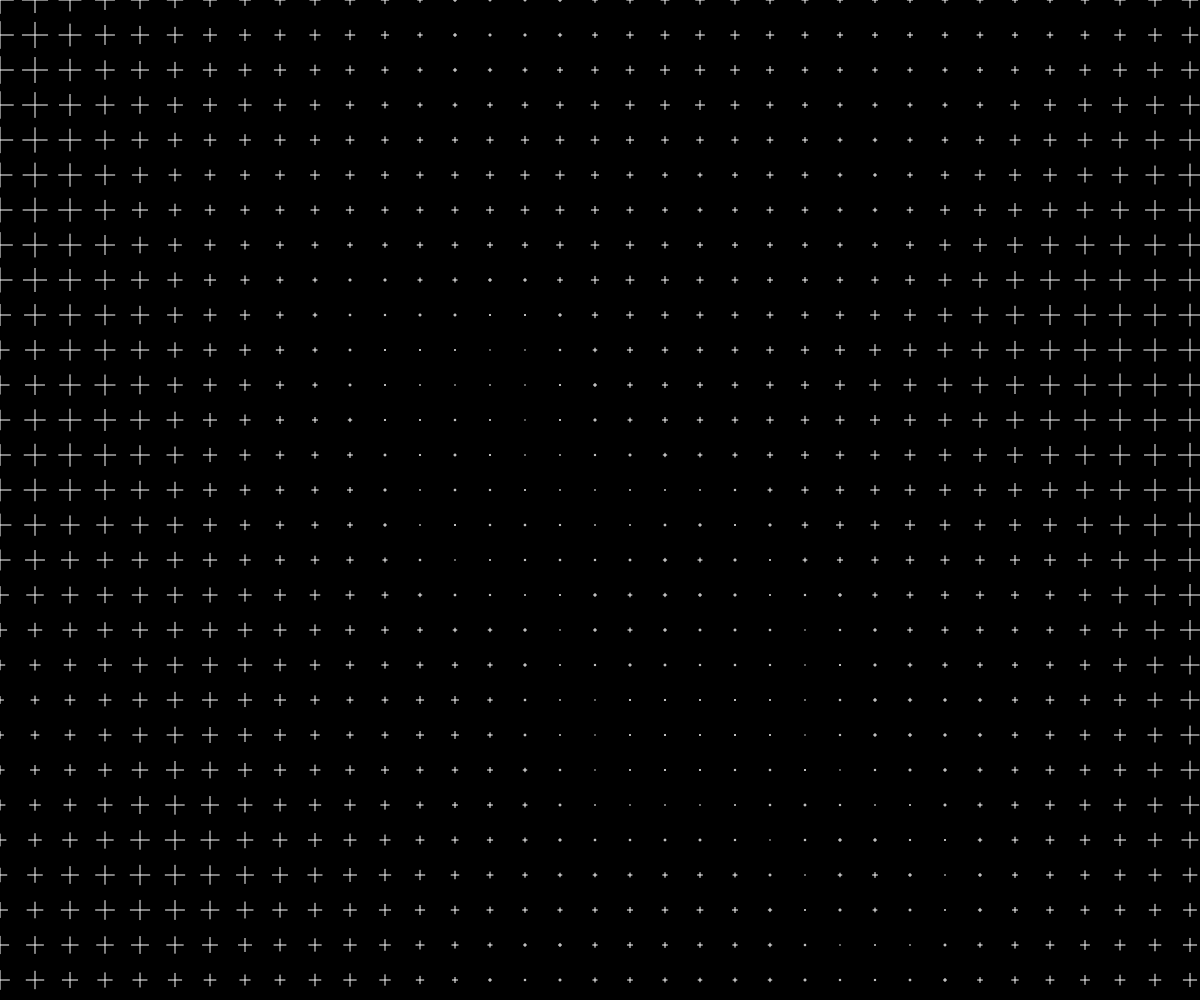
Frame 1 (no input)
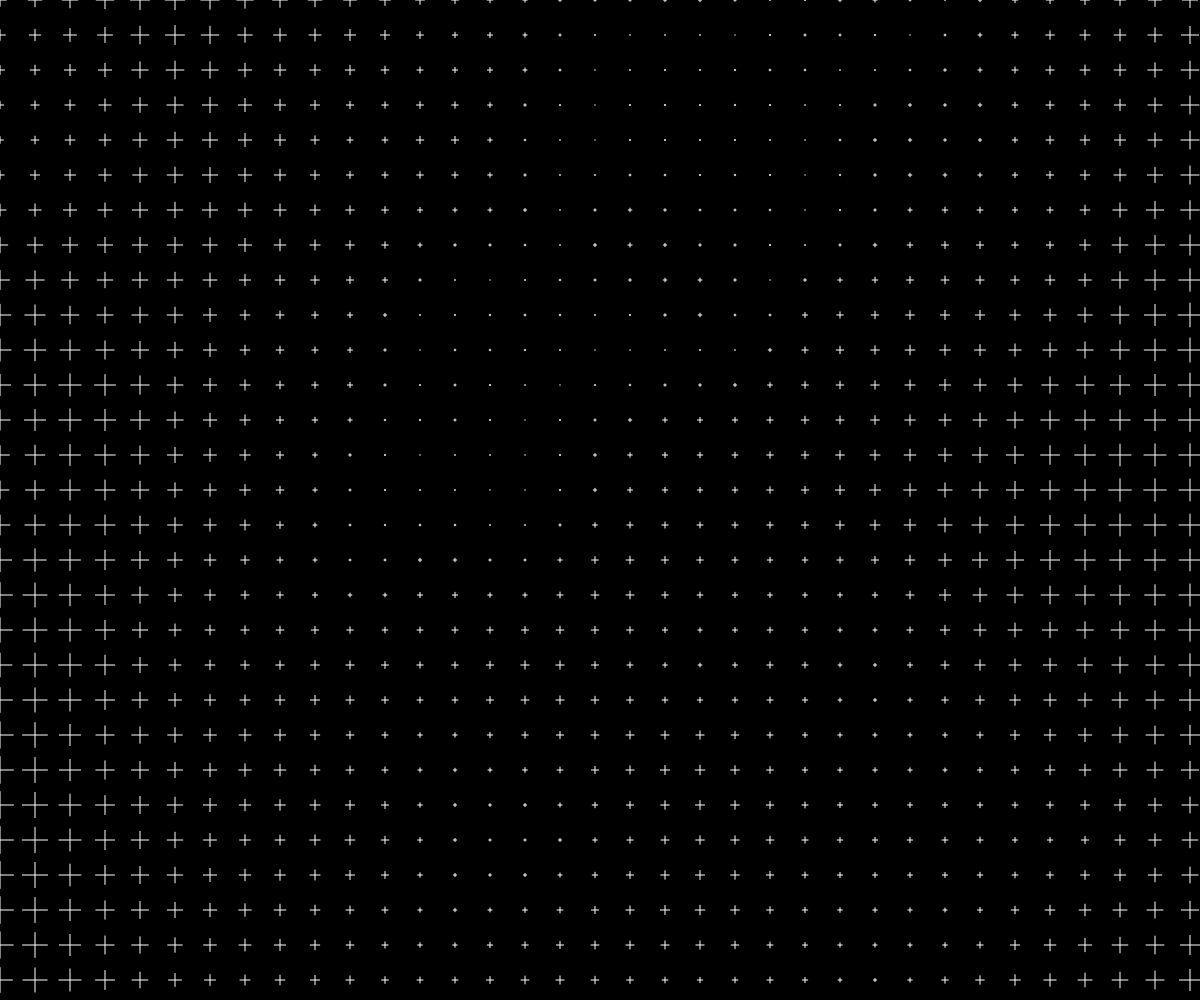
Frame 60 (no input)
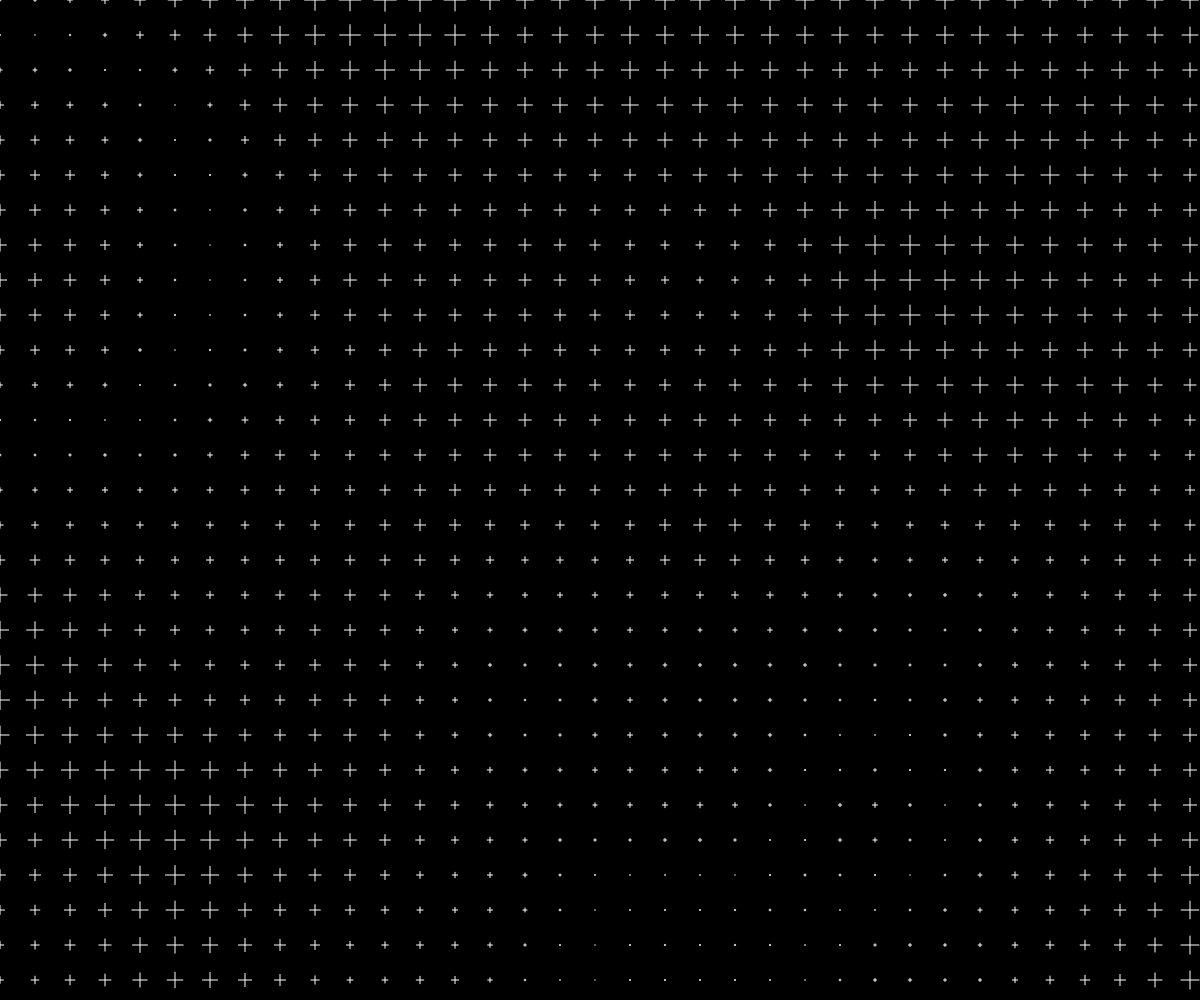
Frame 120 (the mouse pressed at the canvas centre since frame 60)

The p5.js sketch that drew these frames (run headless with seeded random() and noise() and a simulated clock; from frame 60 on, the mouse is pressed at the canvas centre):

// p5.js sketch
// ── sketch.js
let columnas, filas; // Declaración de variables columnas y filas.
let scl = 35; // Tamaño de cada cuadro
let flying = 0; // Variable que se utiliza para modificar el ruido en el eje Y

function setup() {
  createCanvas(windowWidth, windowHeight);
  columnas = windowWidth / scl; // Calculo  del número de columnas en la cuadrícula
  filas = windowHeight / scl; // Calculo del número de filas en la cuadrícula
}

function draw() {
  background(0);
  stroke(255);

  flying -= 0.02; // Ajuste de la velocidad de cambio del ruido en el eje Y

  let yoff = flying; // variable yoff con el valor actual de flying
  for (let y = 0; y < filas; y++) {
    let xoff = 0; // variable xoff para el ruido en el eje X
    for (let x = 0; x < columnas; x++) {
      let index = x + y * columnas; //Calculo de índice para cada posición en la cuadrícula
      //let angle = noise(xoff, yoff) * TWO_PI * 2; // Generación de ángulo basado en el ruido
      let size = map(noise(xoff, yoff), 0, 1, -10, 25); // Generación de tamaño basado en el ruido

      // Dibujo de una cruz
      drawCruz(x * scl, y * scl, size); //angle

      xoff += 0.05; // Ajuste de la suavidad de la transición entre valores de ruido en el eje X
    }
    yoff += 0.05; // Ajuste de la suavidad de la transición entre valores de ruido en el eje Y
  }
}

function drawCruz(x, y, size) {
  //angle
  push();
  translate(x, y); // Translación del origen a la posición (x, y)
  //rotate(angle);
  line(-size, 0, size, 0); // línea horizontal de la cruz
  line(0, -size, 0, size); // línea vertical de la cruz
  pop(); //Restauración de la configuración de transformación previa
}
